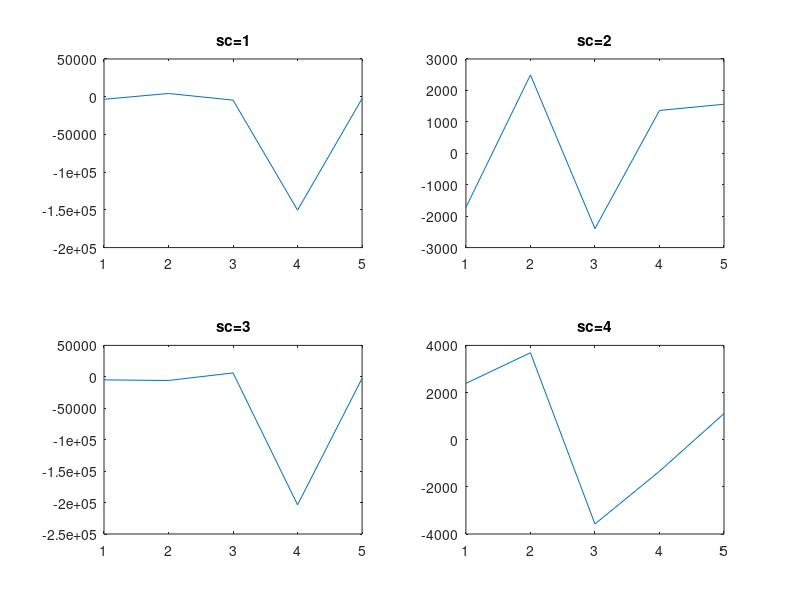

The MATLAB source for this figure:
% test2.m
%% implementation of system on p.13 of the journal

close all
clear all
clc

load('ppa.mat')
load('ppb.mat')
s= [1 1 -1 -1 1;1 1 1 1 -1; -1 1 -1 1 -1; 1 -1 -1 1 1];

ifout =ifft(s);

%sfb ppt filter
for i=1:4
    aout(i,:)=conv(ifout(i,:),ppa(i,:));
end

%overlap & p/s
y = zeros(1,4*4+(2*size(s,2)-1)*4/2);
for i=1:4+size(s,2)-1
    y(1,1+4*(i-1):4*(i-1)+4)=y(1,1+4*(i-1):4*(i-1)+4)+aout(:,i).';
end


% s/p
for i=1:4+size(s,2)-1
    rin(:,i)=y(1,1+4*(i-1):4*(i-1)+4);
end

%afb ppt filter
for i=1:4
    bout(i,:)=conv(rin(i,:),ppb(i,:));
    coef(i,:) = conv(ppb(i,:),ppa(i,:));
end

%sampled=bout;
sampled=bout(:,4:4+size(s,2)-1)./.6863;

 
fout = fft(sampled);

figure(1);
for i=1:4
    subplot(2,2,i);
    plot(real(fout(i,:)./imag(fout(i,:))));
    title(sprintf('sc=%d',i));
    %axis([1 size(s,2) -2 2]);
end

s_est=real(fout);

dif_s =[s, s_est];
serr = abs(s-round(s_est));






























% %this works well
% %without overlapping

% close all
% clear all
% clc
% 
% load('ppa.mat')
% load('ppb.mat')
% s= [1 -1; 1 1; -1 1; 1 -1];
% 
% ifout =ifft(s);
% 
% 
% for i=1:4
%     filter(i,:)=conv(ppa(i,:),ppb(i,:));
%     out(i,:)=conv(ifout(i,:),filter(i,:));
% end
% 
% fout = fft(out);
% 
% figure(1);
% for i=1:4
%     subplot(2,2,i);
%     plot(real(fout(i,:)));
%     title(sprintf('sc=%d',i));
% end
% 
% 
% %stop
% s_est=real(fout(:,4:5));
% 
% dif_s =[s, s_est];

% this work with problem on sc=2
% w/ overlapping and sampling after fft

% 
% close all
% clear all
% clc
% 
% load('ppa.mat')
% load('ppb.mat')
% s= [1 -1; 1 1; -1 1; 1 -1];
% 
% ifout =ifft(s);
% 
% %sfb ppt filter
% for i=1:4
%     aout(i,:)=conv(ifout(i,:),ppa(i,:));
% end
% 
% %overlap & p/s
% y = zeros(1,12);
% for i=1:5
%     y(1,1+2*(i-1):2*(i-1)+4)=y(1,1+2*(i-1):2*(i-1)+4)+aout(:,i).';
% end
% 
% 
% % s/p
% for i=1:5
%     rin(:,i)=y(1,1+2*(i-1):2*(i-1)+4);
% end
% 
% %afb ppt filter
% for i=1:4
%     bout(i,:)=conv(rin(i,:),ppb(i,:));
% end
% 
% 
% 
%  
% fout = fft(bout);
% 
% figure(1);
% for i=1:4
%     subplot(2,2,i);
%     plot(real(fout(i,:)));
%     title(sprintf('sc=%d',i));
% end
% 
% s_est=real(fout(:,4:5));
% 
% dif_s =[s, s_est];